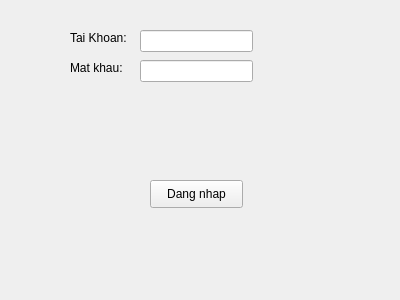
<?xml version="1.0" encoding="UTF-8"?>
<ui version="4.0">
 <class>Form</class>
 <widget class="QWidget" name="Form">
  <property name="geometry">
   <rect>
    <x>0</x>
    <y>0</y>
    <width>400</width>
    <height>300</height>
   </rect>
  </property>
  <property name="windowTitle">
   <string>Form</string>
  </property>
  <widget class="QLabel" name="label">
   <property name="geometry">
    <rect>
     <x>70</x>
     <y>30</y>
     <width>71</width>
     <height>16</height>
    </rect>
   </property>
   <property name="text">
    <string>Tai Khoan:</string>
   </property>
  </widget>
  <widget class="QLabel" name="label_2">
   <property name="geometry">
    <rect>
     <x>70</x>
     <y>60</y>
     <width>55</width>
     <height>16</height>
    </rect>
   </property>
   <property name="text">
    <string>Mat khau:</string>
   </property>
  </widget>
  <widget class="QLineEdit" name="o_nhap_tai_khoan">
   <property name="geometry">
    <rect>
     <x>140</x>
     <y>30</y>
     <width>113</width>
     <height>22</height>
    </rect>
   </property>
  </widget>
  <widget class="QLineEdit" name="o_nhap_mat_khau">
   <property name="geometry">
    <rect>
     <x>140</x>
     <y>60</y>
     <width>113</width>
     <height>22</height>
    </rect>
   </property>
   <property name="echoMode">
    <enum>QLineEdit::Password</enum>
   </property>
  </widget>
  <widget class="QPushButton" name="nut_dang_nhap">
   <property name="geometry">
    <rect>
     <x>150</x>
     <y>180</y>
     <width>93</width>
     <height>28</height>
    </rect>
   </property>
   <property name="text">
    <string>Dang nhap</string>
   </property>
  </widget>
 </widget>
 <resources/>
 <connections/>
</ui>
